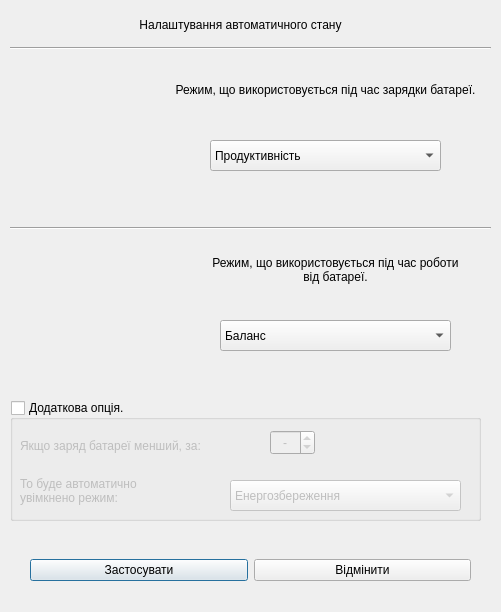
<?xml version="1.0" encoding="UTF-8"?>
<ui version="4.0">
 <class>Auto</class>
 <widget class="QDialog" name="Auto">
  <property name="geometry">
   <rect>
    <x>0</x>
    <y>0</y>
    <width>501</width>
    <height>612</height>
   </rect>
  </property>
  <property name="sizePolicy">
   <sizepolicy hsizetype="Fixed" vsizetype="Fixed">
    <horstretch>0</horstretch>
    <verstretch>0</verstretch>
   </sizepolicy>
  </property>
  <property name="windowTitle">
   <string>Energy Control | Configure</string>
  </property>
  <property name="windowIcon">
   <iconset resource="resources.qrc">
    <normaloff>:/img/100.png</normaloff>:/img/100.png</iconset>
  </property>
  <widget class="QLabel" name="label_3">
   <property name="geometry">
    <rect>
     <x>210</x>
     <y>240</y>
     <width>251</width>
     <height>61</height>
    </rect>
   </property>
   <property name="text">
    <string>&lt;html&gt;&lt;head/&gt;&lt;body&gt;&lt;p align=&quot;center&quot;&gt;Режим, що використовується під час роботи від батареї.&lt;/p&gt;&lt;/body&gt;&lt;/html&gt;</string>
   </property>
   <property name="wordWrap">
    <bool>true</bool>
   </property>
  </widget>
  <widget class="QLabel" name="label_2">
   <property name="geometry">
    <rect>
     <x>170</x>
     <y>60</y>
     <width>311</width>
     <height>61</height>
    </rect>
   </property>
   <property name="text">
    <string>&lt;html&gt;&lt;head/&gt;&lt;body&gt;&lt;p align=&quot;center&quot;&gt;Режим, що використовується під час зарядки батареї.&lt;/p&gt;&lt;/body&gt;&lt;/html&gt;</string>
   </property>
   <property name="wordWrap">
    <bool>true</bool>
   </property>
  </widget>
  <widget class="QFrame" name="frame_2">
   <property name="geometry">
    <rect>
     <x>20</x>
     <y>250</y>
     <width>121</width>
     <height>131</height>
    </rect>
   </property>
   <property name="sizePolicy">
    <sizepolicy hsizetype="Fixed" vsizetype="Fixed">
     <horstretch>0</horstretch>
     <verstretch>0</verstretch>
    </sizepolicy>
   </property>
   <property name="autoFillBackground">
    <bool>false</bool>
   </property>
   <property name="styleSheet">
    <string notr="true">background-image: url(:/img/battery.png);
border:0px;
background-size: cover;</string>
   </property>
   <property name="frameShape">
    <enum>QFrame::StyledPanel</enum>
   </property>
   <property name="frameShadow">
    <enum>QFrame::Raised</enum>
   </property>
  </widget>
  <widget class="QGroupBox" name="groupBox_5">
   <property name="geometry">
    <rect>
     <x>10</x>
     <y>400</y>
     <width>471</width>
     <height>121</height>
    </rect>
   </property>
   <property name="sizePolicy">
    <sizepolicy hsizetype="Fixed" vsizetype="Fixed">
     <horstretch>0</horstretch>
     <verstretch>0</verstretch>
    </sizepolicy>
   </property>
   <property name="baseSize">
    <size>
     <width>481</width>
     <height>121</height>
    </size>
   </property>
   <property name="title">
    <string>Додаткова опція.</string>
   </property>
   <property name="flat">
    <bool>true</bool>
   </property>
   <property name="checkable">
    <bool>true</bool>
   </property>
   <property name="checked">
    <bool>false</bool>
   </property>
   <widget class="QLabel" name="label_4">
    <property name="geometry">
     <rect>
      <x>10</x>
      <y>30</y>
      <width>241</width>
      <height>31</height>
     </rect>
    </property>
    <property name="text">
     <string>Якщо заряд батареї менший, за: </string>
    </property>
   </widget>
   <widget class="QSpinBox" name="spinBox">
    <property name="geometry">
     <rect>
      <x>260</x>
      <y>30</y>
      <width>45</width>
      <height>25</height>
     </rect>
    </property>
    <property name="wrapping">
     <bool>true</bool>
    </property>
    <property name="alignment">
     <set>Qt::AlignCenter</set>
    </property>
    <property name="specialValueText">
     <string>-</string>
    </property>
    <property name="minimum">
     <number>10</number>
    </property>
    <property name="maximum">
     <number>40</number>
    </property>
    <property name="singleStep">
     <number>10</number>
    </property>
   </widget>
   <widget class="QLabel" name="label_5">
    <property name="geometry">
     <rect>
      <x>10</x>
      <y>60</y>
      <width>161</width>
      <height>61</height>
     </rect>
    </property>
    <property name="text">
     <string>То буде автоматично увімкнено режим:</string>
    </property>
    <property name="wordWrap">
     <bool>true</bool>
    </property>
   </widget>
   <widget class="QComboBox" name="comboBox_3">
    <property name="geometry">
     <rect>
      <x>220</x>
      <y>80</y>
      <width>231</width>
      <height>31</height>
     </rect>
    </property>
    <property name="currentIndex">
     <number>2</number>
    </property>
    <property name="maxVisibleItems">
     <number>3</number>
    </property>
    <property name="maxCount">
     <number>3</number>
    </property>
    <item>
     <property name="text">
      <string>Продуктивність</string>
     </property>
     <property name="icon">
      <iconset>
       <normaloff>:/res/img/creative-idea.png</normaloff>:/res/img/creative-idea.png</iconset>
     </property>
    </item>
    <item>
     <property name="text">
      <string>Баланс</string>
     </property>
     <property name="icon">
      <iconset>
       <normaloff>:/res/img/icons8-обновить-52.png</normaloff>:/res/img/icons8-обновить-52.png</iconset>
     </property>
    </item>
    <item>
     <property name="text">
      <string>Енергозбереження</string>
     </property>
     <property name="icon">
      <iconset>
       <normaloff>:/res/img/152226.png</normaloff>:/res/img/152226.png</iconset>
     </property>
    </item>
   </widget>
  </widget>
  <widget class="QComboBox" name="comboBox_2">
   <property name="geometry">
    <rect>
     <x>220</x>
     <y>320</y>
     <width>231</width>
     <height>31</height>
    </rect>
   </property>
   <property name="currentText">
    <string>Баланс</string>
   </property>
   <property name="currentIndex">
    <number>1</number>
   </property>
   <property name="maxVisibleItems">
    <number>3</number>
   </property>
   <property name="maxCount">
    <number>3</number>
   </property>
   <item>
    <property name="text">
     <string>Продуктивність</string>
    </property>
    <property name="icon">
     <iconset>
      <normaloff>:/res/img/creative-idea.png</normaloff>:/res/img/creative-idea.png</iconset>
    </property>
   </item>
   <item>
    <property name="text">
     <string>Баланс</string>
    </property>
    <property name="icon">
     <iconset>
      <normaloff>:/res/img/icons8-обновить-52.png</normaloff>:/res/img/icons8-обновить-52.png</iconset>
    </property>
   </item>
   <item>
    <property name="text">
     <string>Енергозбереження</string>
    </property>
    <property name="icon">
     <iconset>
      <normaloff>:/res/img/152226.png</normaloff>:/res/img/152226.png</iconset>
    </property>
   </item>
  </widget>
  <widget class="QComboBox" name="comboBox_4">
   <property name="geometry">
    <rect>
     <x>210</x>
     <y>140</y>
     <width>231</width>
     <height>31</height>
    </rect>
   </property>
   <property name="currentIndex">
    <number>0</number>
   </property>
   <property name="maxVisibleItems">
    <number>3</number>
   </property>
   <property name="maxCount">
    <number>3</number>
   </property>
   <item>
    <property name="text">
     <string>Продуктивність</string>
    </property>
    <property name="icon">
     <iconset>
      <normaloff>:/res/img/creative-idea.png</normaloff>:/res/img/creative-idea.png</iconset>
    </property>
   </item>
   <item>
    <property name="text">
     <string>Баланс</string>
    </property>
    <property name="icon">
     <iconset>
      <normaloff>:/res/img/icons8-обновить-52.png</normaloff>:/res/img/icons8-обновить-52.png</iconset>
    </property>
   </item>
   <item>
    <property name="text">
     <string>Енергозбереження</string>
    </property>
    <property name="icon">
     <iconset>
      <normaloff>:/res/img/152226.png</normaloff>:/res/img/152226.png</iconset>
    </property>
   </item>
  </widget>
  <widget class="QLabel" name="label">
   <property name="geometry">
    <rect>
     <x>10</x>
     <y>10</y>
     <width>461</width>
     <height>31</height>
    </rect>
   </property>
   <property name="text">
    <string>&lt;html&gt;&lt;head/&gt;&lt;body&gt;&lt;p&gt;Налаштування автоматичного стану&lt;/p&gt;&lt;/body&gt;&lt;/html&gt;</string>
   </property>
   <property name="alignment">
    <set>Qt::AlignCenter</set>
   </property>
  </widget>
  <widget class="Line" name="line">
   <property name="geometry">
    <rect>
     <x>10</x>
     <y>220</y>
     <width>481</width>
     <height>16</height>
    </rect>
   </property>
   <property name="orientation">
    <enum>Qt::Horizontal</enum>
   </property>
  </widget>
  <widget class="QWidget" name="horizontalLayoutWidget">
   <property name="geometry">
    <rect>
     <x>30</x>
     <y>550</y>
     <width>441</width>
     <height>41</height>
    </rect>
   </property>
   <layout class="QHBoxLayout" name="horizontalLayout">
    <item>
     <widget class="QPushButton" name="pushButton2">
      <property name="text">
       <string>Застосувати</string>
      </property>
     </widget>
    </item>
    <item>
     <widget class="QPushButton" name="pushButton">
      <property name="text">
       <string>Відмінити</string>
      </property>
     </widget>
    </item>
   </layout>
  </widget>
  <widget class="QWidget" name="widget" native="true">
   <property name="geometry">
    <rect>
     <x>0</x>
     <y>-20</y>
     <width>501</width>
     <height>31</height>
    </rect>
   </property>
  </widget>
  <widget class="Line" name="line_2">
   <property name="geometry">
    <rect>
     <x>10</x>
     <y>40</y>
     <width>481</width>
     <height>16</height>
    </rect>
   </property>
   <property name="orientation">
    <enum>Qt::Horizontal</enum>
   </property>
  </widget>
  <widget class="QFrame" name="frame">
   <property name="geometry">
    <rect>
     <x>30</x>
     <y>70</y>
     <width>121</width>
     <height>121</height>
    </rect>
   </property>
   <property name="sizePolicy">
    <sizepolicy hsizetype="Fixed" vsizetype="Fixed">
     <horstretch>0</horstretch>
     <verstretch>0</verstretch>
    </sizepolicy>
   </property>
   <property name="styleSheet">
    <string notr="true">background-image: url(:/img/plug2.png);
border:0px;</string>
   </property>
   <property name="frameShape">
    <enum>QFrame::StyledPanel</enum>
   </property>
   <property name="frameShadow">
    <enum>QFrame::Raised</enum>
   </property>
  </widget>
 </widget>
 <resources>
  <include location="resources.qrc"/>
 </resources>
 <connections/>
</ui>
